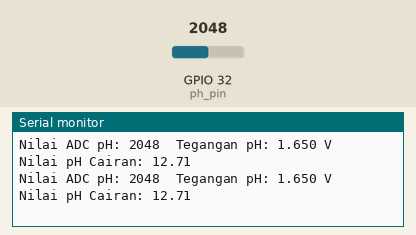
A sketch run on a simulated ESP32. Shown: the last lines printed to the serial monitor. Inputs (shaded band) come from the test bench; at power-on: GPIO 32 (ph_pin) = 2048.

Above: at 1.8 s.
1.9 s: GPIO 32 (ph_pin) set to 2866
At 2.8 s:
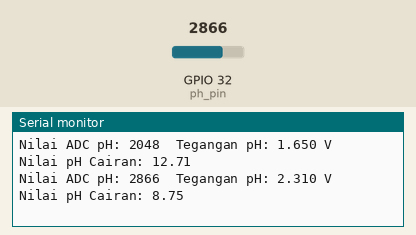
3.4 s: GPIO 32 (ph_pin) set to 3603
At 4.5 s:
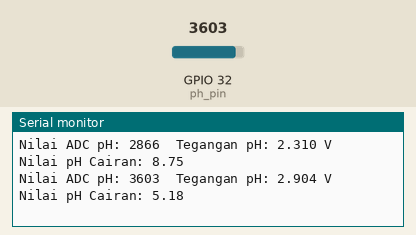
Timing chart, 0 to 6.4 s (numbered marks = the images above; inputs shaded):
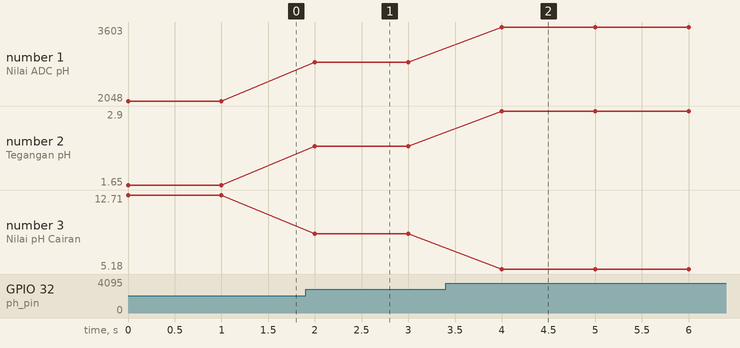

The sketch:

test_ph.ino
```cpp
const int ph_pin = 32;
float PH_step;
float Po;
float teganganPh;

// Kalibrasi tegangan pada pH4 dan pH7
const float pH4 = 3.099;  // Tegangan pada pH 4
const float pH7 = 2.600;  // Tegangan pada pH 7
const float VREF = 3.3; // Tegangan referensi ESP32
const int ADC_RESOLUTION = 4095.0; // Resolusi ADC 12-bit

void setup() {
  pinMode(ph_pin, INPUT);
  Serial.begin(9600);

  // Hitung langkah pH (konstanta) berdasarkan kalibrasi
  PH_step = (pH4 - pH7) / 3.0; // Rentang pH (4-7 = 3 unit)
}

void loop() {
  // Baca nilai ADC dari sensor pH
  int nilai_analog_PH = analogRead(ph_pin);

  // Konversi nilai ADC menjadi tegangan
  teganganPh = VREF / ADC_RESOLUTION * nilai_analog_PH;

  // Hitung nilai pH berdasarkan tegangan yang dibaca
  Po = 7.00 + ((pH7 - teganganPh) / PH_step);

  // Tampilkan hasil pada Serial Monitor
  Serial.print("Nilai ADC pH: ");
  Serial.print(nilai_analog_PH);
  Serial.print("\tTegangan pH: ");
  Serial.print(teganganPh, 3); // Tampilkan 3 angka desimal
  Serial.print(" V\tNilai pH Cairan: ");
  Serial.println(Po, 2); // Tampilkan 2 angka desimal

  delay(1000); // Tunggu 1 detik sebelum pembacaan berikutnya
}
```

Measured:
- after the input at 1.9 s, the serial monitor: prints a new line after 0.10 s (image 1)
- after the input at 3.4 s, the serial monitor: prints a new line after 0.60 s (image 2)
- plotted number 1: 2048 → 2866 after the input at 1.9 s, 2866 → 3603 after the input at 3.4 s
- plotted number 2: 1.65 → 2.31 after the input at 1.9 s, 2.31 → 2.9 after the input at 3.4 s
- plotted number 3: 12.71 → 8.75 after the input at 1.9 s, 8.75 → 5.18 after the input at 3.4 s
